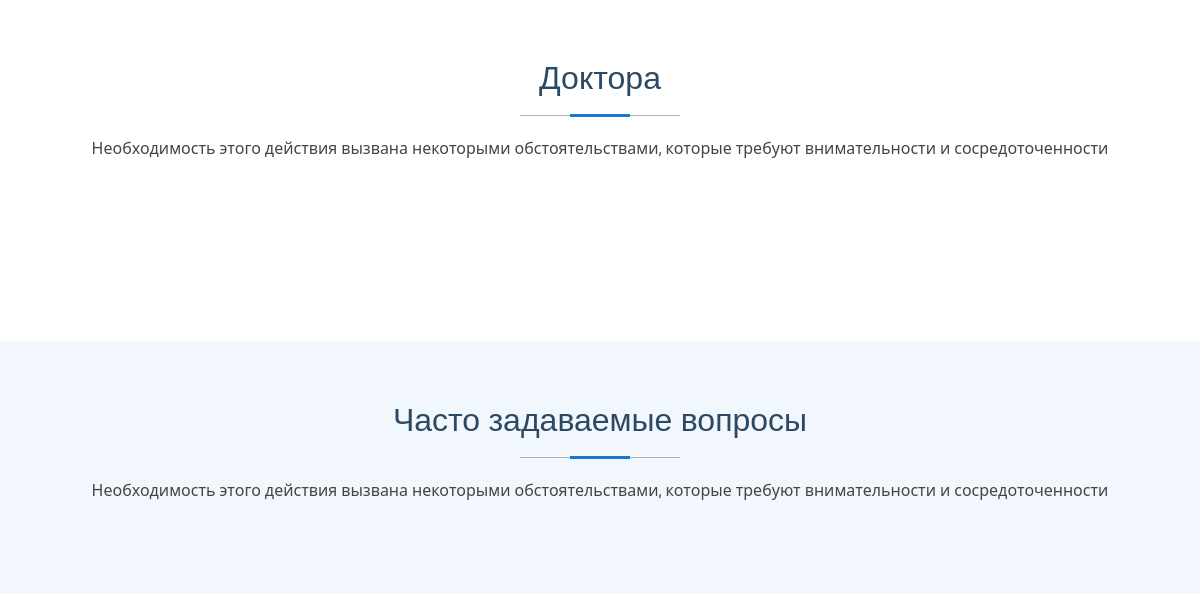
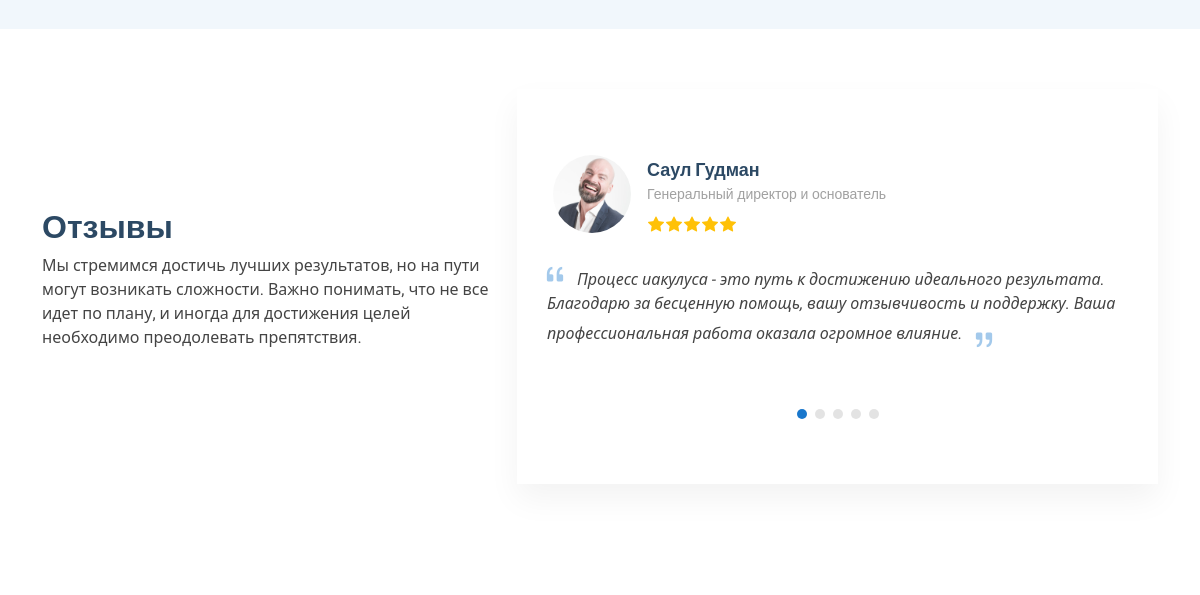
/ (middle part), run on an earlier commit of the app's database (2 pictures, top to bottom).
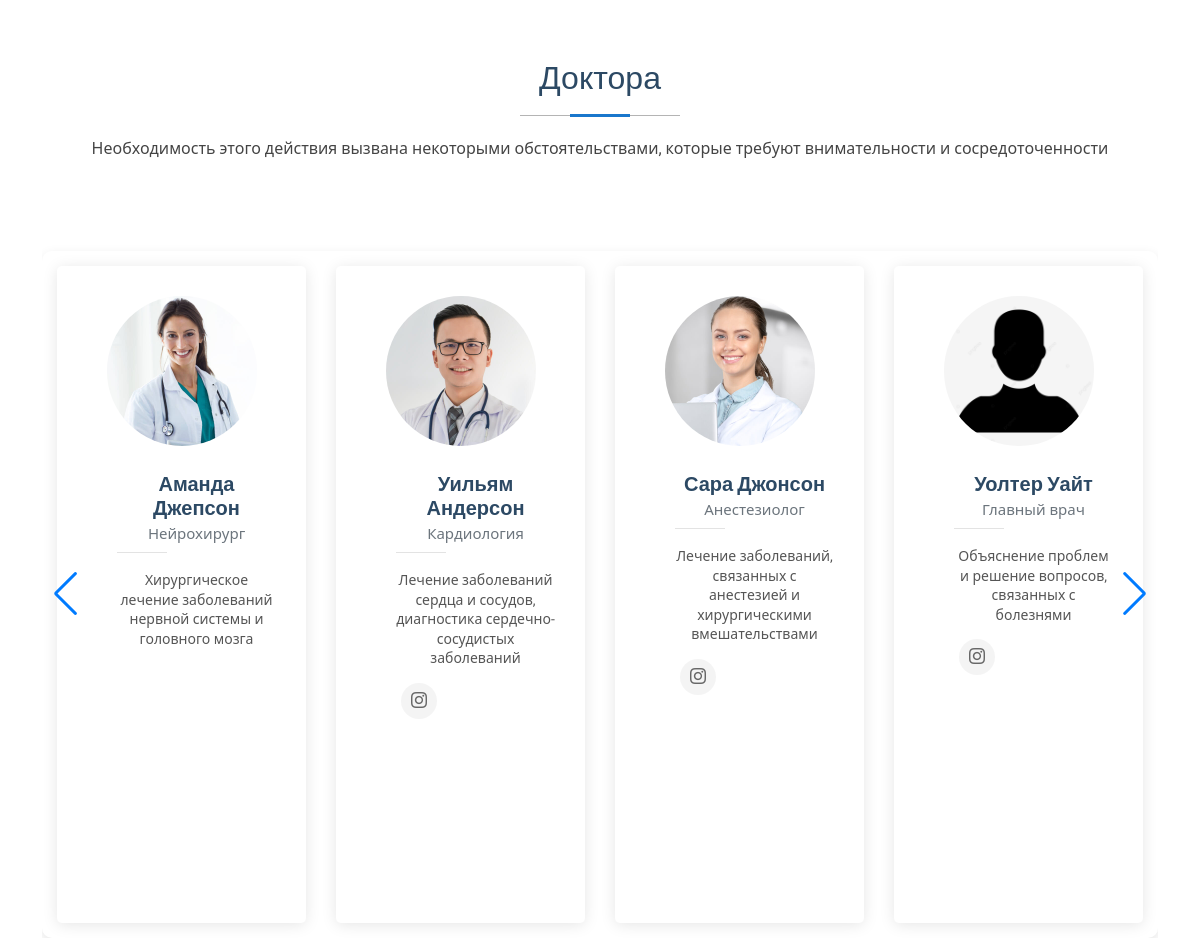
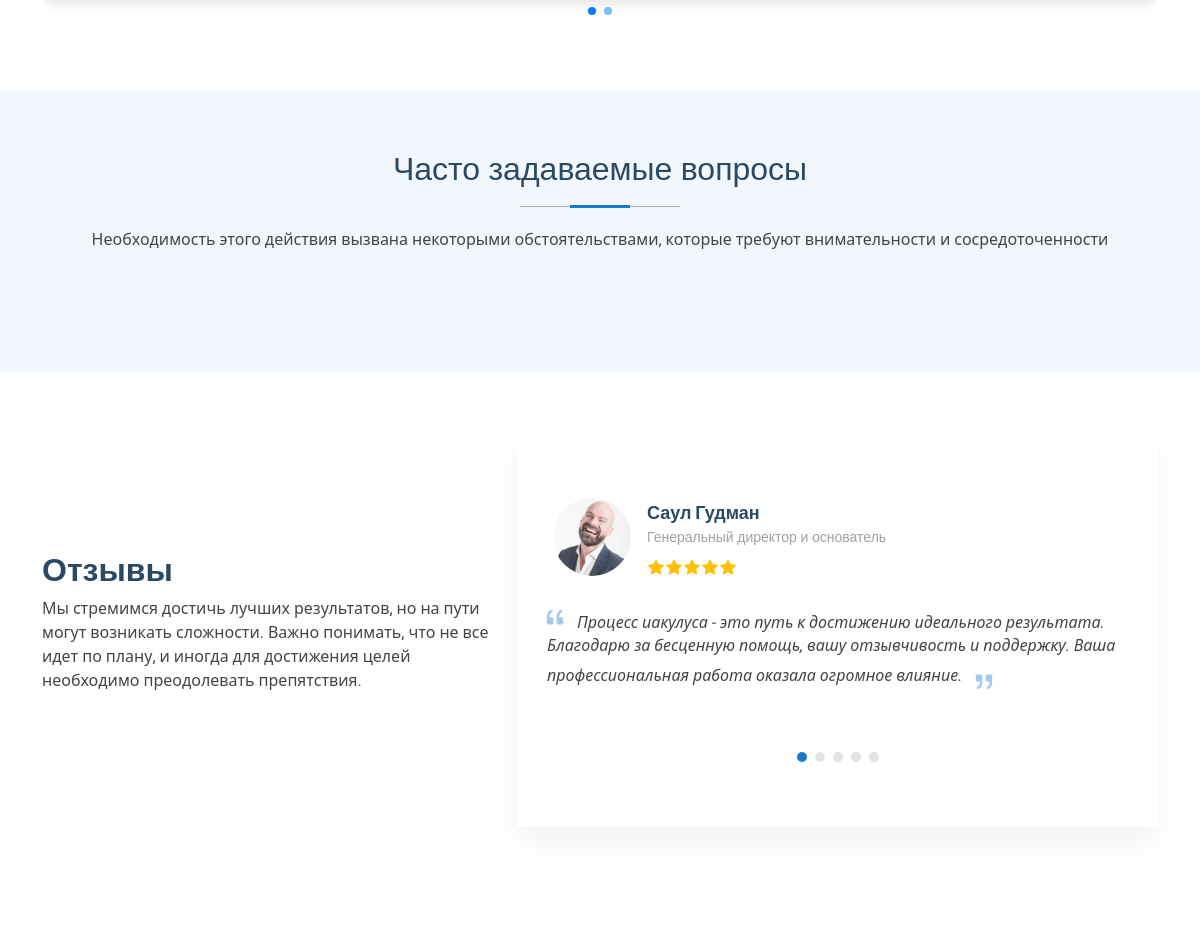
And on a later commit of the database (2 pictures, top to bottom).
### clinic/models.py (models this page shows, shortened)
class Doctor(models.Model):
    name = models.CharField(max_length=100, verbose_name='Имя')
    specialization = models.CharField(max_length=100, verbose_name='Специализация')
    photo = models.ImageField(upload_to='doctors/', verbose_name='Фото', null=True, blank=True)
    bio = models.TextField(verbose_name='Биография')
    available = models.BooleanField(default=True, verbose_name='Доступен')
    social_network_instagram = models.CharField(blank=True, verbose_name='Инстаграм')
    class Meta:
        verbose_name = 'Врач'
        verbose_name_plural = 'Врачи'

### clinic/views.py (the view)
# urls.py: path('', views.HomeView.as_view(), name='home'),
class HomeView(TemplateView):
    template_name = 'clinic/index.html'
    def get_context_data(self, **kwargs):
        context = super().get_context_data(**kwargs)
        doctors = Doctor.objects.filter(available=True)
        faq = FAQ.objects.all()
        departments = Departments.objects.all()
        grouped_doctors = list(zip_longest(*[iter(doctors)] * 4, fillvalue=None))
        context['grouped_doctors'] = grouped_doctors
        context['faq'] = faq
        context['departments'] = departments
        return context

### clinic/templates/clinic/index.html (shortened to what this page needs)
{% extends "a_clinic/base.html" %}
{% block content %}
{% include 'clinic/doctors.html' %}
{% include 'clinic/faq.html' %}
{% include 'clinic/testimonials.html' %}
{% include 'clinic/gallery.html' %}
{% endblock %}

### a_clinic/templates/a_clinic/base.html (shortened to what this page needs)
{% load static %}
<!DOCTYPE html>
<html lang="en">
<head>
  <link href="{% static 'vendor/bootstrap/css/bootstrap.min.css' %}" rel="stylesheet">
  <link href="{% static 'vendor/bootstrap-icons/bootstrap-icons.css' %}" rel="stylesheet">
  <link href="{% static 'vendor/aos/aos.css' %}" rel="stylesheet">
  <link href="{% static 'vendor/fontawesome-free/css/all.min.css' %}" rel="stylesheet">
  <link href="{% static 'vendor/glightbox/css/glightbox.min.css' %}" rel="stylesheet">
  <link href="{% static 'vendor/swiper/swiper-bundle.min.css' %}" rel="stylesheet">
  <link href="{% static 'css/main.css' %}" rel="stylesheet">
</head>
<body class="{% block body_class %}index-page{% endblock %}">
  <main class="main">
    {% block content %}{% endblock %}
  </main>
</body>
</html>

### clinic/templates/clinic/header.html (shortened to what this page needs)
{% load static %}

### clinic/templates/clinic/hero.html (shortened to what this page needs)
{% load static %}

### clinic/templates/clinic/about.html (shortened to what this page needs)
{% load static %}

### clinic/templates/clinic/departments.html (shortened to what this page needs)
{% load static %}

### clinic/templates/clinic/doctors.html (shortened to what this page needs)
{% load static %}
<!DOCTYPE html>
<html lang="ru">
<head>
</head>
<body>
<section id="doctors" class="doctors section">
    <div class="container section-title">
        <h2>Доктора</h2>
        <p>Необходимость этого действия вызвана некоторыми обстоятельствами, которые требуют внимательности и сосредоточенности</p>
    </div>
    <div class="container">
        <div class="swiper doctors-slider">
            <div class="swiper-wrapper">
                {% for doctor_group in grouped_doctors %}
                <div class="swiper-slide">
                    {% for doctor in doctor_group %}
                    {% if doctor %}
                    <div class="team-member">
                        <div class="pic mb-3">
                            {% if doctor.photo %}
                            <img src="{{ doctor.photo.url }}" alt="{{ doctor.name }}" />
                            {% else %}
                            <img src="{% static 'img/default_user.png' %}" alt="Фото отсутствует" />
                            {% endif %}
                        </div>
                        <div class="member-info">
                            <h4>{{ doctor.name|default:"&nbsp;" }}</h4>
                            <span>{{ doctor.specialization|default:"&nbsp;" }}</span>
                            <p>{{ doctor.bio|default:"&nbsp;" }}</p>
                            <div class="social">
                                {% if doctor.social_network_instagram %}
                                <a href="{{ doctor.social_network_instagram }}"><i class="bi bi-instagram"></i></a>
                                {% endif %}
                            </div>
                        </div>
                    </div>
                    {% endif %}
                    {% endfor %}
                </div>
                {% endfor %}
            </div>
            <div class="swiper-button-next"></div>
            <div class="swiper-button-prev"></div>
            <div class="swiper-pagination"></div>
        </div>
    </div>
</section>
</body>
</html>

### clinic/templates/clinic/faq.html (shortened to what this page needs)
<section id="faq" class="faq section light-background">
    <div class="container section-title" data-aos="fade-up">
        <h2>Часто задаваемые вопросы</h2>
        <p>Необходимость этого действия вызвана некоторыми обстоятельствами, которые требуют внимательности и
            сосредоточенности</p>
    </div>
</section>

### clinic/templates/clinic/testimonials.html (shortened to what this page needs)
{% load static %}
<section id="testimonials" class="testimonials section">
    <div class="container">
        <div class="row align-items-center">
            <div class="col-lg-5 info" data-aos="fade-up" data-aos-delay="100">
                <h3>Отзывы</h3>
                <p>
                    Мы стремимся достичь лучших результатов, но на пути могут возникать сложности. Важно понимать, что
                    не все идет по плану, и иногда для достижения целей необходимо преодолевать препятствия.
                </p>
            </div>
            <div class="col-lg-7" data-aos="fade-up" data-aos-delay="200">
                <div class="swiper init-swiper">
                    <div class="swiper-wrapper">
                        <div class="swiper-slide">
                            <div class="testimonial-item">
                                <div class="d-flex">
                                    <img src="{% static 'img/testimonials/testimonials-1.jpg' %}"
                                         class="testimonial-img flex-shrink-0" alt="">
                                    <div>
                                        <h3>Саул Гудман</h3>
                                        <h4>Генеральный директор и основатель</h4>
                                        <div class="stars">
                                            <i class="bi bi-star-fill"></i><i class="bi bi-star-fill"></i><i
                                                class="bi bi-star-fill"></i><i class="bi bi-star-fill"></i><i
                                                class="bi bi-star-fill"></i>
                                        </div>
                                    </div>
                                </div>
                                <p>
                                    <i class="bi bi-quote quote-icon-left"></i>
                                    <span>Процесс иакулуса - это путь к достижению идеального результата. Благодарю за бесценную помощь, вашу отзывчивость и поддержку. Ваша профессиональная работа оказала огромное влияние.</span>
                                    <i class="bi bi-quote quote-icon-right"></i>
                                </p>
                            </div>
                        </div>
                    </div>
                    <div class="swiper-pagination"></div>
                </div>
            </div>
        </div>
    </div>
</section>

### clinic/templates/clinic/gallery.html (shortened to what this page needs)
{% load static %}
<section id="gallery" class="gallery section">
</section>

### clinic/templates/clinic/doctors.html (style rules this page uses)
.swiper { padding: 30px 0; }
.swiper-slide { display: flex; flex-wrap: wrap; gap: 30px; justify-content: flex-start; align-items: stretch; }
.team-member { background: #fff; padding: 20px; border-radius: 16px; box-shadow: 0 10px 25px rgba(0, 0, 0, 0.1); flex: 1 1 calc(25% - 22.5px); max-width: calc(25% - 22.5px); box-sizing: border-box; display: flex; flex-direction: column; align-items: center; }
.pic img { border-radius: 12px; width: 100%; height: auto; }
.member-info { text-align: center; margin-top: 10px; display: flex; flex-direction: column; width: 100%; flex-grow: 1; }
.member-info h4, .member-info span, .member-info p { white-space: normal; word-wrap: break-word; overflow-wrap: break-word; margin: 0 0 8px 0; }
.member-info h4 { font-size: 1.2rem; font-weight: 600; line-height: 1.2; }
.member-info span { font-size: 0.95rem; color: #6c757d; line-height: 1.2; }
.member-info p { font-size: 0.85rem; color: #555; line-height: 1.4; margin-bottom: 8px; }
.social { display: flex; justify-content: center; align-items: center; height: 40px; margin-top: auto; }
.social a { display: inline-flex; justify-content: center; align-items: center; color: #007bff; font-size: 1.2rem; margin: 5px; transition: color 0.3s; height: 100%; text-decoration: none; }
.swiper-button-next, .swiper-button-prev { color: #007bff; }

What changed in the data, as far as the page shows it:
added Doctor: photo (picture), name "Аманда Джепсон", specialization "Нейрохирург", bio "Хирургическое лечение заболеваний нервной системы и головного мозга"
added Doctor: photo (picture), name "Уильям Андерсон", specialization "Кардиология", bio "Лечение заболеваний сердца и сосудов, диагностика сердечно-сосудистых заболеваний"
added Doctor: photo (picture), name "Сара Джонсон", specialization "Анестезиолог", bio "Лечение заболеваний, связанных с анестезией и хирургическими вмешательствами"
added Doctor: name "Уолтер Уайт", specialization "Главный врач", bio "Объяснение проблем и решение вопросов, связанных с болезнями"
